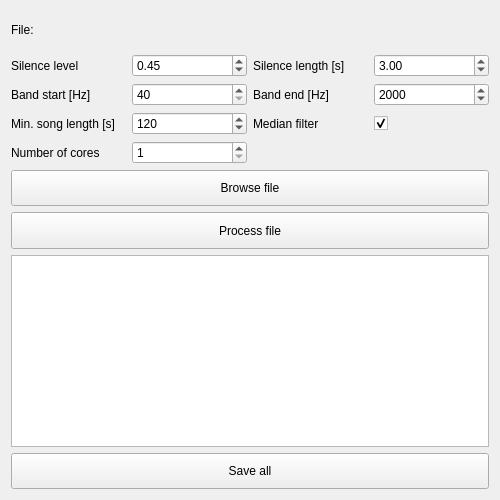
<?xml version="1.0" encoding="UTF-8"?>
<ui version="4.0">
 <class>MusicSplitter</class>
 <widget class="QMainWindow" name="MusicSplitter">
  <property name="geometry">
   <rect>
    <x>0</x>
    <y>0</y>
    <width>500</width>
    <height>500</height>
   </rect>
  </property>
  <property name="sizePolicy">
   <sizepolicy hsizetype="Preferred" vsizetype="Preferred">
    <horstretch>0</horstretch>
    <verstretch>0</verstretch>
   </sizepolicy>
  </property>
  <property name="minimumSize">
   <size>
    <width>450</width>
    <height>500</height>
   </size>
  </property>
  <property name="windowTitle">
   <string>MainWindow</string>
  </property>
  <widget class="QWidget" name="centralWidget">
   <property name="sizePolicy">
    <sizepolicy hsizetype="Preferred" vsizetype="Preferred">
     <horstretch>0</horstretch>
     <verstretch>0</verstretch>
    </sizepolicy>
   </property>
   <layout class="QVBoxLayout" name="verticalLayout_2">
    <item>
     <layout class="QHBoxLayout" name="horizontalLayout_2">
      <item>
       <widget class="QLabel" name="label_4">
        <property name="sizePolicy">
         <sizepolicy hsizetype="Minimum" vsizetype="Minimum">
          <horstretch>0</horstretch>
          <verstretch>0</verstretch>
         </sizepolicy>
        </property>
        <property name="text">
         <string>File:</string>
        </property>
       </widget>
      </item>
      <item>
       <widget class="QLabel" name="chosenFile">
        <property name="text">
         <string/>
        </property>
       </widget>
      </item>
     </layout>
    </item>
    <item>
     <layout class="QGridLayout" name="gridLayout_2">
      <item row="0" column="3">
       <widget class="QDoubleSpinBox" name="lengthBox">
        <property name="singleStep">
         <double>0.500000000000000</double>
        </property>
        <property name="value">
         <double>3.000000000000000</double>
        </property>
       </widget>
      </item>
      <item row="0" column="2">
       <widget class="QLabel" name="label_2">
        <property name="text">
         <string>Silence length [s]</string>
        </property>
       </widget>
      </item>
      <item row="2" column="0">
       <widget class="QLabel" name="label_6">
        <property name="text">
         <string>Min. song length [s]</string>
        </property>
       </widget>
      </item>
      <item row="2" column="2">
       <widget class="QLabel" name="label_7">
        <property name="text">
         <string>Median filter</string>
        </property>
       </widget>
      </item>
      <item row="1" column="1">
       <widget class="QSpinBox" name="bandStartBox">
        <property name="minimum">
         <number>40</number>
        </property>
        <property name="maximum">
         <number>20000</number>
        </property>
       </widget>
      </item>
      <item row="0" column="0">
       <widget class="QLabel" name="label">
        <property name="text">
         <string>Silence level</string>
        </property>
       </widget>
      </item>
      <item row="1" column="3">
       <widget class="QSpinBox" name="bandEndBox">
        <property name="minimum">
         <number>40</number>
        </property>
        <property name="maximum">
         <number>20000</number>
        </property>
        <property name="value">
         <number>2000</number>
        </property>
       </widget>
      </item>
      <item row="2" column="1">
       <widget class="QSpinBox" name="songLenBox">
        <property name="minimum">
         <number>1</number>
        </property>
        <property name="maximum">
         <number>1000</number>
        </property>
        <property name="value">
         <number>120</number>
        </property>
       </widget>
      </item>
      <item row="0" column="1">
       <widget class="QDoubleSpinBox" name="levelBox">
        <property name="maximum">
         <double>1.000000000000000</double>
        </property>
        <property name="singleStep">
         <double>0.100000000000000</double>
        </property>
        <property name="value">
         <double>0.450000000000000</double>
        </property>
       </widget>
      </item>
      <item row="1" column="0">
       <widget class="QLabel" name="label_5">
        <property name="text">
         <string>Band start [Hz]</string>
        </property>
       </widget>
      </item>
      <item row="1" column="2">
       <widget class="QLabel" name="label_3">
        <property name="text">
         <string>Band end [Hz]</string>
        </property>
       </widget>
      </item>
      <item row="2" column="3">
       <widget class="QCheckBox" name="mediancheckBox">
        <property name="text">
         <string/>
        </property>
        <property name="checked">
         <bool>true</bool>
        </property>
       </widget>
      </item>
      <item row="3" column="0">
       <widget class="QLabel" name="label_8">
        <property name="text">
         <string>Number of cores</string>
        </property>
       </widget>
      </item>
      <item row="3" column="1">
       <widget class="QSpinBox" name="coresNumBox">
        <property name="minimum">
         <number>1</number>
        </property>
        <property name="maximum">
         <number>8</number>
        </property>
        <property name="value">
         <number>1</number>
        </property>
       </widget>
      </item>
     </layout>
    </item>
    <item>
     <widget class="QPushButton" name="browseButton">
      <property name="sizePolicy">
       <sizepolicy hsizetype="Minimum" vsizetype="Minimum">
        <horstretch>0</horstretch>
        <verstretch>0</verstretch>
       </sizepolicy>
      </property>
      <property name="maximumSize">
       <size>
        <width>16777215</width>
        <height>40</height>
       </size>
      </property>
      <property name="text">
       <string>Browse file</string>
      </property>
     </widget>
    </item>
    <item>
     <widget class="QPushButton" name="processButton">
      <property name="sizePolicy">
       <sizepolicy hsizetype="Minimum" vsizetype="Minimum">
        <horstretch>0</horstretch>
        <verstretch>0</verstretch>
       </sizepolicy>
      </property>
      <property name="maximumSize">
       <size>
        <width>16777215</width>
        <height>40</height>
       </size>
      </property>
      <property name="text">
       <string>Process file</string>
      </property>
     </widget>
    </item>
    <item>
     <widget class="QTableView" name="tableView">
      <property name="sizePolicy">
       <sizepolicy hsizetype="Preferred" vsizetype="Preferred">
        <horstretch>0</horstretch>
        <verstretch>0</verstretch>
       </sizepolicy>
      </property>
     </widget>
    </item>
    <item>
     <widget class="QPushButton" name="saveButton">
      <property name="sizePolicy">
       <sizepolicy hsizetype="Minimum" vsizetype="Minimum">
        <horstretch>0</horstretch>
        <verstretch>0</verstretch>
       </sizepolicy>
      </property>
      <property name="text">
       <string>Save all</string>
      </property>
     </widget>
    </item>
   </layout>
  </widget>
 </widget>
 <layoutdefault spacing="6" margin="11"/>
 <resources/>
 <connections/>
</ui>
